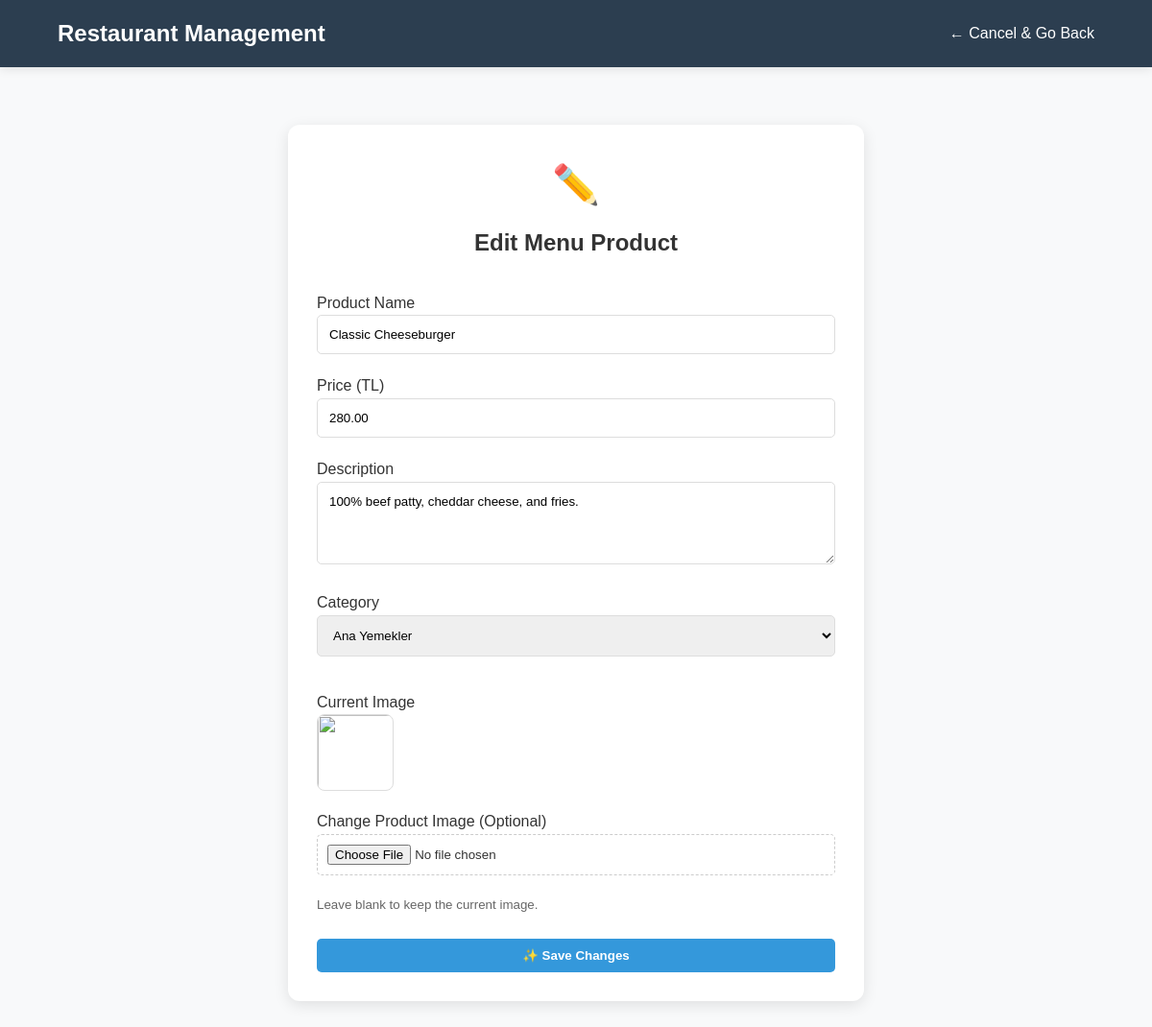
The page /admin/update_product.php?id=3 (signed in) on the database as committed earlier.
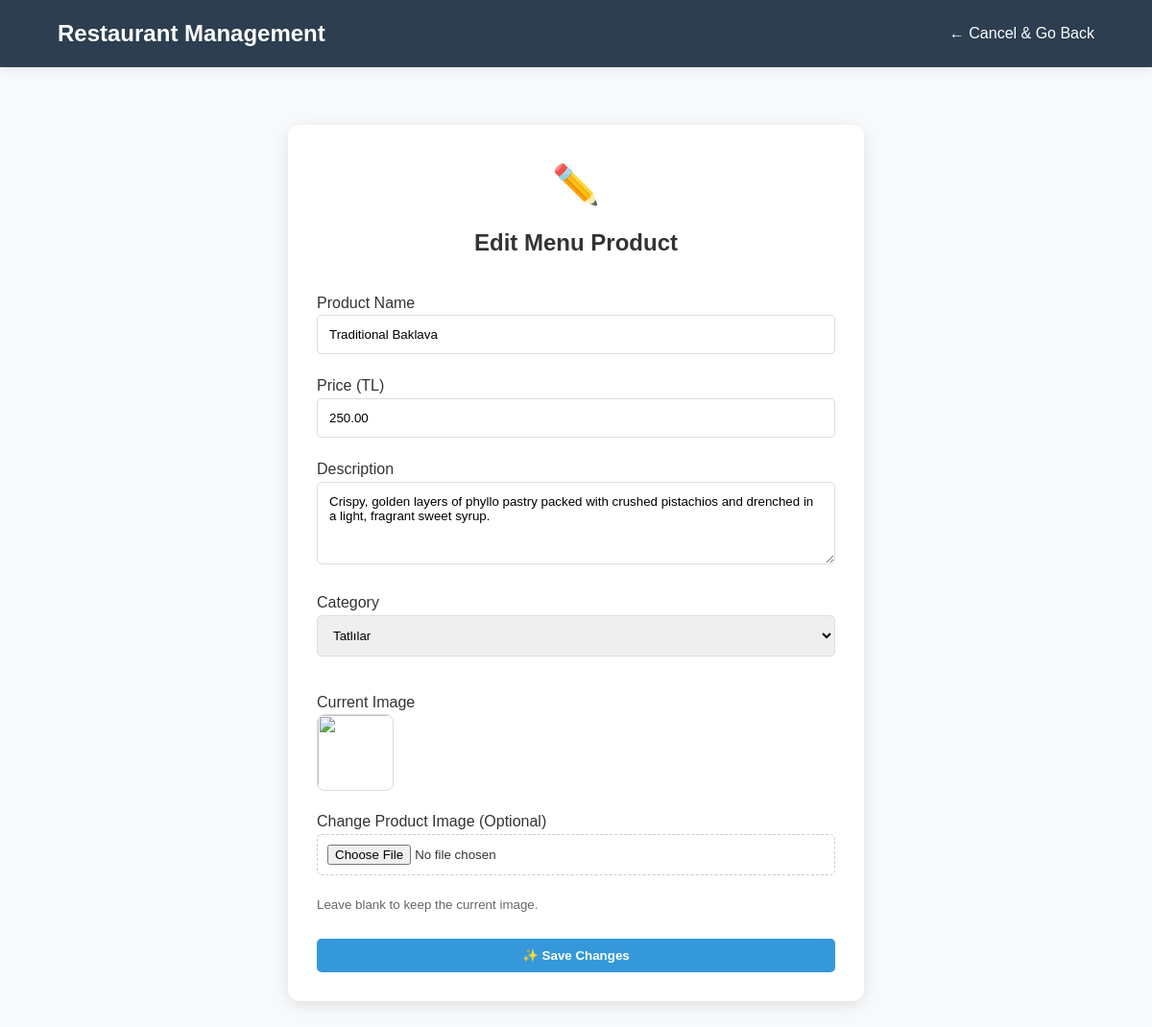
The same page on the database as committed later.
### tables this page shows
CREATE TABLE IF NOT EXISTS menu (
    product_id INT AUTO_INCREMENT PRIMARY KEY,
    product_name VARCHAR(100) NOT NULL,
    Price DECIMAL(10,2) NOT NULL,
    description TEXT,
    category_id INT NOT NULL,
    user_id INT NOT NULL,
    image_url VARCHAR(255),
    FOREIGN KEY (user_id) REFERENCES users(user_id) ON DELETE CASCADE,
    FOREIGN KEY (category_id) REFERENCES categories(category_id) ON DELETE CASCADE
);

### admin/update_product.php (the view, shortened to what this page needs)
<?php
include __DIR__ . '/../config/db.php';
$product_id = mysqli_real_escape_string($conn, $_GET['id']);
$sql_get = "SELECT * FROM menu WHERE product_id = '$product_id'";
$res_get = mysqli_query($conn, $sql_get);
$product = mysqli_fetch_assoc($res_get);
?>
<!DOCTYPE html>
<html lang="en">
<head>
    <link rel="stylesheet" href="../css/style.css">
</head>
<body>
    <div class="admin-navbar">
        <h2>Restaurant Management</h2>
        <div class="nav-links">
            <a href="manage_products.php">← Cancel & Go Back</a>
        </div>
    </div>
    <div class="admin-container">
        <div class="admin-form">
            <div style="font-size: 40px; text-align: center; margin-bottom: 10px;">✏️</div>
            <h2 style="text-align: center; margin-bottom: 30px;">Edit Menu Product</h2>
            <form method="POST" enctype="multipart/form-data">
                <label>Product Name</label>
                <input type="text" name="p_name" value="<?php echo htmlspecialchars($product['product_name']); ?>" required>
                <label>Price (TL)</label>
                <input type="number" step="0.01" name="p_price" value="<?php echo $product['Price']; ?>" required>
                <label>Description</label>
                <textarea name="p_desc" rows="4"><?php echo htmlspecialchars($product['description']); ?></textarea>
                <label>Category</label>
                <select name="p_category" required>
                    <option value="1" <?php if($product['category_id'] == 1) echo 'selected'; ?>>Ana Yemekler</option>
                    <option value="3" <?php if($product['category_id'] == 3) echo 'selected'; ?>>Tatlılar</option>
                </select>
                <label style="margin-top: 15px; display: block;">Current Image</label>
                <div style="margin-bottom: 10px;">
                    <?php
                        $current_img = !empty($product['image_url']) ? '../images/' . $product['image_url'] : '../images/default-food.png';
                    ?>
                    <img src="<?php echo $current_img; ?>" style="width: 80px; height: 80px; object-fit: cover; border-radius: 8px; border: 1px solid #ddd;">
                </div>
                <label>Change Product Image (Optional)</label>
                <input type="file" name="p_image" accept="image/*" style="border: 1px dashed #ccc; padding: 10px; background: #fff; cursor: pointer;">
                <small style="color: #666; display: block; margin-bottom: 15px;">Leave blank to keep the current image.</small>
                <button type="submit" name="update_product" class="btn btn-primary" style="width: 100%; margin-top: 10px; background-color: #3498db;">✨ Save Changes</button>
            </form>
        </div>
    </div>
</body>
</html>

Rows that differ between the two databases and show on the page:
changed menu: p_name "Classic Cheeseburger" → "Traditional Baklava"; p_price "280.00" → "250.00"; p_desc "100% beef patty, cheddar cheese, and fries." → "Crispy, golden layers of phyllo pastry packed with crushed pistachios and drenched in a light, fragrant sweet syrup."; p_category "Ana Yemekler" → "Tatlılar"
